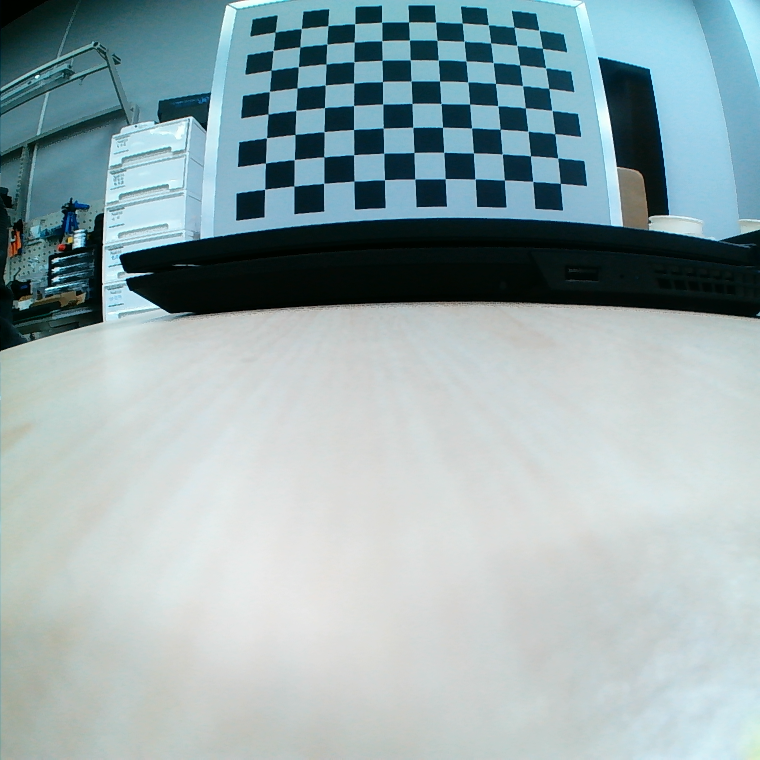
#> input picture left/L0.png, 1520 x 1520 px, found by its file name (shown at 1/2 size)
$ python jiaozheng.py   (older library calls are emulated)
#> lines starting #> are read from the running program, lines starting #| are printed output that depends on the picture
import cv2
import numpy as np
left_mtx = np.array([[1324.7,    -0.6,  849.5],
                     [     0,  1338.3,  892.3],
                     [     0,       0,      1]])                        #输入左侧相机的内参矩阵3*3
left_dist = np.array([[  -0.5154,0.2967, -0.0007, -0.0044, -0.0967]])       #输入左侧相机的畸变系数1*5
right_mtx = np.array([[1326.3,     8.5,  835.7],
                      [     0,  1334.2,  885.9],
                      [     0,       0,      1]])             #输入右侧相机的内参矩阵3*3
right_dist = np.array([[-0.5149, 0.2792,  0.0030,  -0.0052,  -0.0739]])     #输入右侧相机的畸变系数1*5
R = np.array([[ 0.9992,  -0.0193, -0.0343],
              [ 0.0198,   0.9997,  0.0149],
              [ 0.0340,  -0.0156,  0.9993]])                          #输入双目相机的旋转矩阵3*3
T = np.array([[-175.3133], [7.6192], [-7.2759]])                      #输入双目相机的平移矩阵3*1
# 左右相机拍摄的图像
left_img = cv2.imread('E:/PycharmProjects/PythonStudy/left/L0.png')         #输入左侧相机拍摄图像的正确地址
#> left_img is the input picture: shape (1520, 1520, 3); mean B, G, R 173.9, 170.7, 151.5
right_img = cv2.imread('E:/PycharmProjects/PythonStudy/right/R0.png')       #输入右侧相机拍摄图像的正确地址
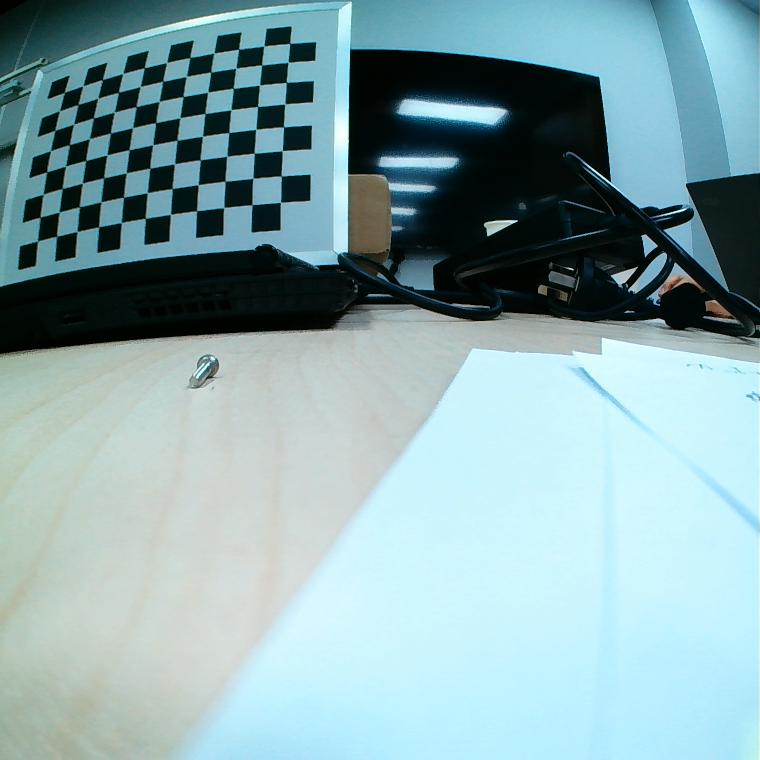
#> input picture right/R0.png, 1520 x 1520 px, found by its file name (shown at 1/2 size)
#> right_img is the input picture: shape (1520, 1520, 3); mean B, G, R 170.9, 166.7, 135.8

# 图像的尺寸
img_size = (left_img.shape[0],left_img.shape[1])
#> img_size = (1520, 1520)
print(img_size)
#| (1520, 1520)
# 使用校正参数进行双目相机校正
rectify_scale = 0
R1, R2, P1, P2, Q, _, _ = cv2.stereoRectify(left_mtx, left_dist, right_mtx, right_dist, img_size, R, T, rectify_scale, (0,0))
# 计算映射矩
left_map1, left_map2 = cv2.initUndistortRectifyMap(left_mtx, left_dist, R1, P1, img_size, cv2.CV_16SC2)
right_map1, right_map2 = cv2.initUndistortRectifyMap(right_mtx, right_dist, R2, P2, img_size, cv2.CV_16SC2)
# 使用映射矩阵对图像进行校正
left_undistorted = cv2.remap(left_img, left_map1, left_map2, cv2.INTER_LINEAR)
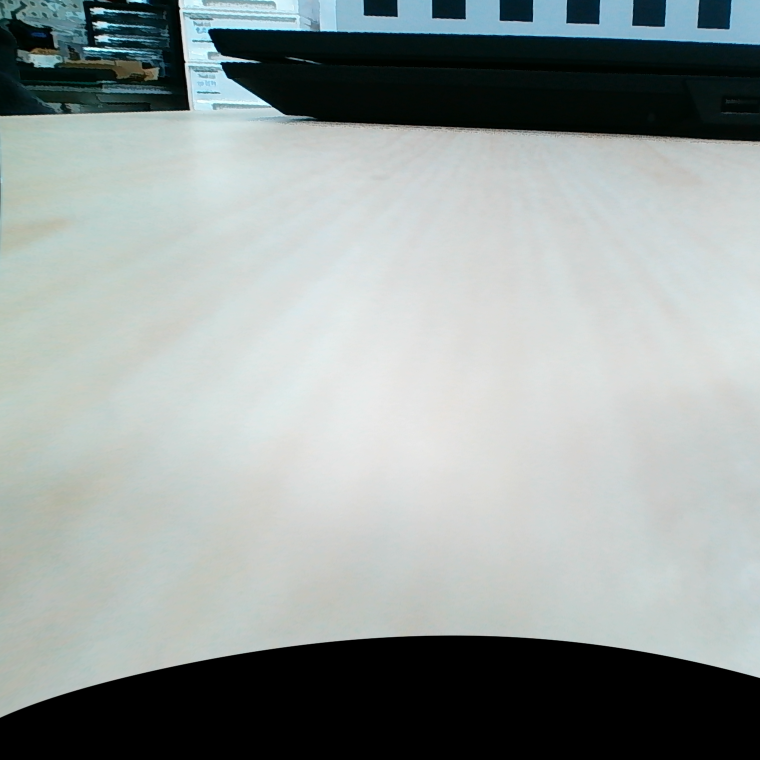
#> left_undistorted: shape (1520, 1520, 3) (shown at 1/2 size); mean B, G, R 156, 157.5, 149.4
right_undistorted = cv2.remap(right_img, right_map1, right_map2, cv2.INTER_LINEAR)
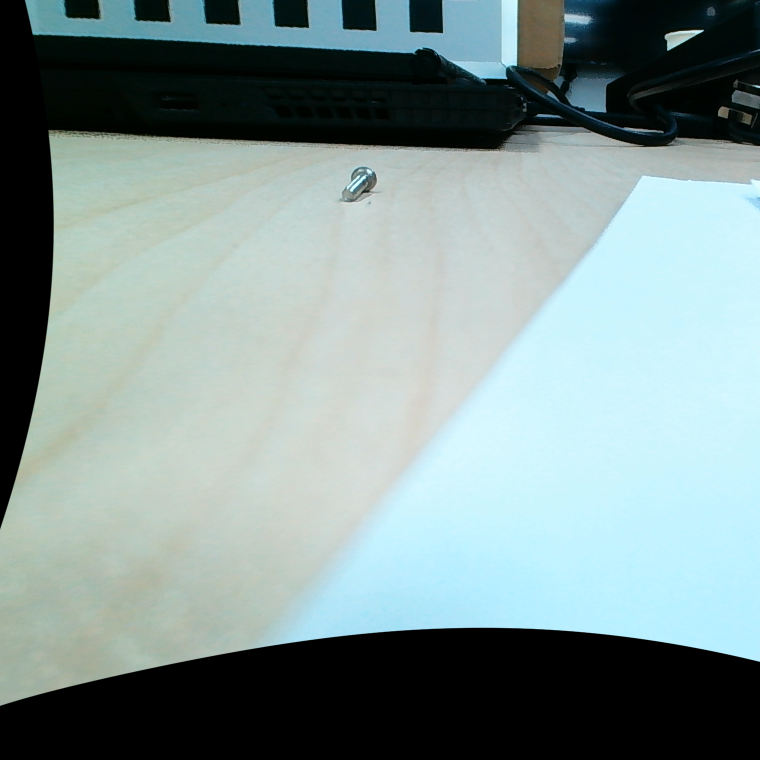
#> right_undistorted: shape (1520, 1520, 3) (shown at 1/2 size); mean B, G, R 147.5, 148.2, 129.3
# 显示校正后的图像
# cv2.namedWindow("Left Undistorted", 0)
# cv2.resizeWindow("Left Undistorted", 760,760)
cv2.imshow('Left Undistorted', left_undistorted)
cv2.imshow('Right Undistorted', right_undistorted)
# cv2.imwrite("D:/Users/lihao/Desktop/CV/zuo/zuo1.png" , left_undistorted)  # 设置拍摄照片的保存路径
# cv2.imwrite("D:/Users/lihao/Desktop/CV/you/you1.png" , left_undistorted)  # 设置拍摄照片的保存路径
cv2.waitKey(0)
cv2.destroyAllWindows()
print(left_undistorted.shape)
#| (1520, 1520, 3)
print(right_undistorted.shape)
#| (1520, 1520, 3)
